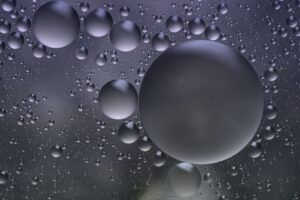
#> input picture Section 5 Advanced NumPy Techniques/color_image.jpg, 300 x 200 px
$ python '16. Using NumPy for Image Processing.py'
#> lines starting #> are read from the running program, lines starting #| are printed output that depends on the picture
import numpy as np
import imageio
import matplotlib.pyplot as plt

# Read the image from file
image = imageio.imread('color_image.jpg')
#> image is the input picture: shape (200, 300, 3); mean R, G, B 72.1, 73.3, 86.6

# Convert to grayscale using dot product with luminance weights
#gray_image = np.dot(image[...,:3], [0.2989, 0.5870, 0.1140])
negative_image =255 - image
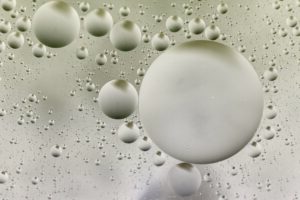
#> negative_image: shape (200, 300, 3); mean R, G, B 182.9, 181.7, 168.4
plt.imshow(negative_image)
# Display the grayscale image
#plt.imshow(gray_image, cmap='gray')
plt.title('Grayscale Image')
plt.show()
